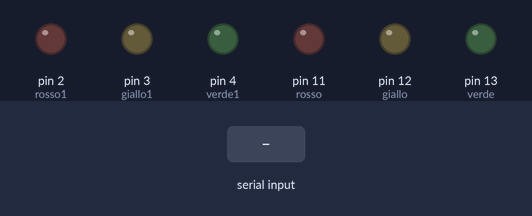
Recording of a sketch running on a simulated Arduino Uno, built with avr-gcc and run on an emulated ATmega328P. Parts: output pins drawn as LEDs (lit = HIGH). The test bench sets the inputs (shaded band). What the sketch prints to the serial monitor is not drawn.

Above: at 0.9 s.
1.0 s: "90,45,200\n" received over Serial
3.5 s: "30,150,10\n" received over Serial
6.0 s: "90,45\n" received over Serial
8.5 s: "30,150\n" received over Serial
At 9.97 s:
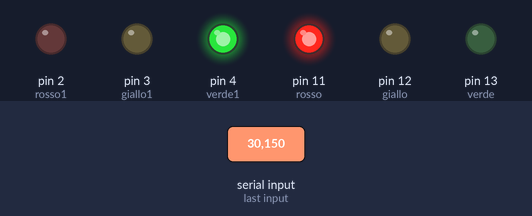
At 10.96 s:
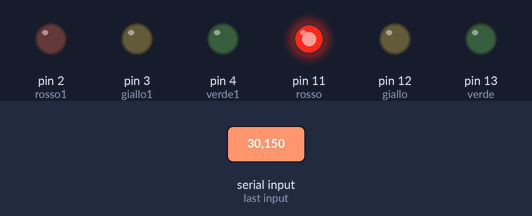
Timing chart, 0 to 16.8 s (numbered marks = the images above; inputs shaded):
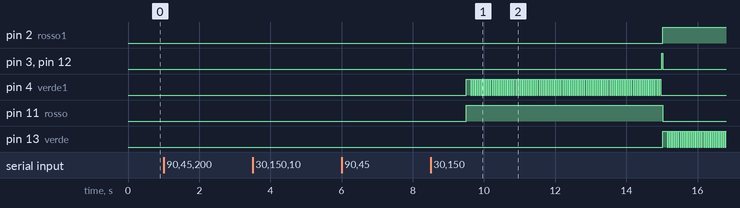

Measured:
- after the input at 1.0 s, every drawn part: stays the same
- after the input at 3.5 s, every drawn part: stays the same
- after the input at 6.0 s, every drawn part: stays the same
- after the input at 8.5 s, pin 2 (rosso1): LOW → HIGH after 6.5 s; pin 3 (giallo1): LOW → HIGH after 6.5 s, → LOW 0.03 s later

The sketch:

sketch_semaforo.ino
```cpp
// variabili per il funzionamento del codice

int lampeggi;
int tempolampeggi;
int tempoverde;
int tempogiallo;


void setup() {
  // put your setup code here, to run once:

  // valori delle variabili

  lampeggi = 0;
  tempolampeggi = 0;
  tempoverde = 0;
  tempogiallo = 0;

  pinMode(13, OUTPUT); // verde
  pinMode(12, OUTPUT); // giallo
  pinMode(11, OUTPUT); // rosso
  pinMode(2, OUTPUT); // rosso1
  pinMode(3, OUTPUT); // giallo1
  pinMode(4,OUTPUT); // verde1

  Lampeggi();
  TempoLampeggi();
  TempoVerde();
  TempoGiallo();


}

void loop() {
  // put your main code here, to run repeatedly:

  digitalWrite(11, HIGH);
  digitalWrite(4, HIGH);
  delay(tempoverde);
  numlampeggi(4, tempolampeggi,lampeggi );
  digitalWrite(12, HIGH);
  digitalWrite(3, HIGH);
  delay(tempogiallo);
  digitalWrite(12,LOW);
  digitalWrite(11, LOW);
  digitalWrite(13, HIGH);
  digitalWrite(2, HIGH);
  digitalWrite(3, LOW);
  delay(tempoverde);
  numlampeggi(13, tempolampeggi, lampeggi);
  digitalWrite(12, HIGH);
  digitalWrite(3, HIGH);
  delay(tempogiallo);
  digitalWrite(13, LOW);
  digitalWrite(2, LOW);
  digitalWrite(12, LOW);
  digitalWrite(3,LOW);


}

void numlampeggi( int b, int c, int x)
{
  for( int a = 0; a < x; a++)
  {
    digitalWrite(b, HIGH);
    delay(tempolampeggi);
    digitalWrite(b, LOW);
    delay(tempolampeggi);
  }
}

void Lampeggi() // Quanti lampeggi verdi deve fare
{
  Serial.begin(9600),
  Serial.print( "Quanti lampeggi verdi vuoi?");
  while(Serial.available() == 0) {};
  lampeggi = Serial.readString().toInt();
}
 void TempoLampeggi()  //Il tempo che dura ogni lampeggio
{
  Serial.begin(9600),
  Serial.print( "Quanto durano i lampeggi del verde?");
  while(Serial.available() == 0) {};
  tempolampeggi = Serial.readString().toInt();
}
void TempoVerde()
{
  Serial.begin(9600),
  Serial.print( "Quanto dura il tempo verde?");
  while(Serial.available() == 0) {};
  tempoverde = Serial.readString().toInt();
}
void TempoGiallo() //Il tempo che dura il giallo
{
  Serial.begin(9600),
  Serial.print( "Quanto tempo dura il giallo?");
  while(Serial.available() == 0) {};
  tempogiallo = Serial.readString().toInt();

}
```
